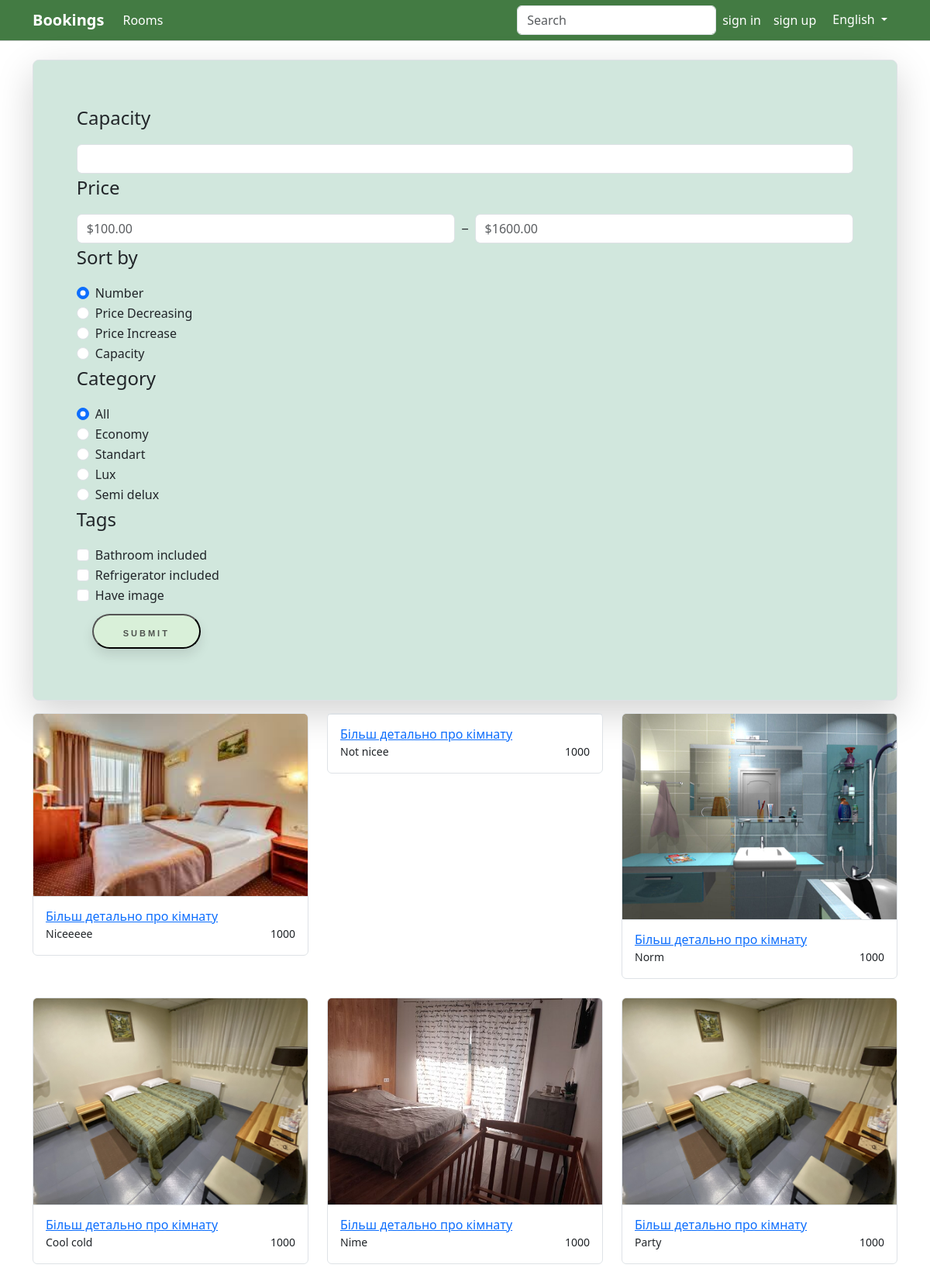
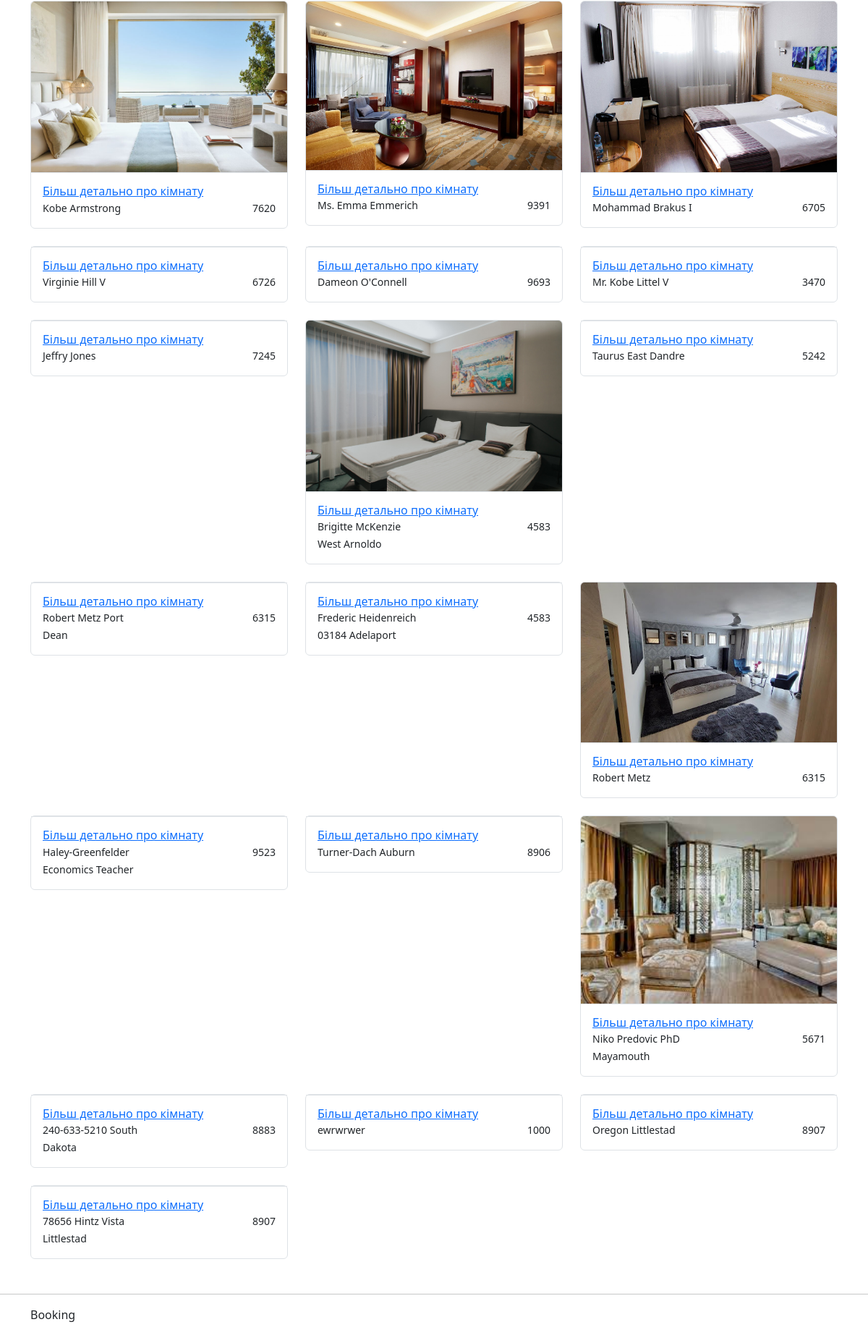
/rooms/, run on the app's committed database (2 pictures, top to bottom).
### book/models.py (models this page shows, shortened)
class Room(models.Model):
    number=models.IntegerField()
    capacity=models.IntegerField()
    price=models.IntegerField()
    location=models.TextField()
    description=models.TextField()
    image=models.CharField(max_length=100, blank=True)
    tags = models.ManyToManyField(Tag, blank=True)
    class Meta:
        ordering=['number']
        verbose_name='Room'
        verbose_name_plural='Rooms'

### book/views.py (the view, shortened to what this page needs)
# urls.py: path('rooms/', views.get_rooms_list, name='rooms'),
def get_rooms_list(request):
    rooms = models.Room.objects.filter(**{key: int(value) for key, value in request.GET.items()
                                          if value!='' and
                                          key in ['price__gt', 'price__lt', 'capacity']}).filter(
                                       **{'tags__name':value for key, value in request.GET.items()
                                          if key == 'category' and value != 'all'})
    tags = [tag for tag in request.GET.keys() if tag in ['Bathroom_included', 'Refrigerator_included', 'Image']]
    if tags != []:
        for tag in tags:
            rooms = rooms.filter(tags__name=tag)
    last_form = dict(request.GET.items())
    for room in rooms:
        try:
            booking = models.Booking.objects.get(room=room)
            room.priore = "busy" if booking.end_time > timezone.now() > booking.start_time else "free"
        except:
            room.priore = "free"
    context = {
        'rooms': rooms,
        'language': get_list_language(request.session.get('language')),
        'last_form': last_form
    }
    return render(request, 'book/rooms_list.html', context)

### booking_sys/language.py (called while the page is built)
def get_list_language(language: str) -> dict:
    if language == 'ukrainian':
        return UKRAINIAN
    elif language == 'russian':
        return RUSSIAN
    else:
        return ENGLISH

### templates/book/rooms_list.html
{% extends "base.html" %}
{% block body %}
{% load static %}
<div class="row">
{% if not 'Mobile' in request.META.HTTP_USER_AGENT %}
    <div class="col-2-special">
{% else %}
    <div>
{% endif %}
        <div style="padding: 5%" class=" card border mb-3 rounded-3 container-success overflow-hidden shadow-lg">
            <form method="GET" action="{% url 'rooms' %}">
                <p class="fs-4">{{ language.capacity }}</p>
                <input type="text" id="capacity" name="capacity" class="form-control">
                <p class="fs-4">{{ language.price }}</p>
                <div class="d-flex align-items-center">
                    <input type="number" class="form-control form-control-xs" placeholder="$100.00" min="10" max="999999" value="{% if last_form.price__gt %}{{last_form.price__gt}}{% endif %}" id="price__gt" name="price__gt" >
                    <div class="text-gray-350 mx-2">‒</div>
                    <input type="number" class="form-control form-control-xs" placeholder="$1600.00" min="50" max="999999" value="{% if last_form.price__lt %}{{last_form.price__lt}}{% endif %}" id="price__lt" name="price__lt">
                  </div>
                <p class="fs-4">{{ language.sortby }}</p>
                <div class="form-check">
                    <input class="form-check-input" type="radio" name="sort_by" value="number" id="numberRadio" checked>
                    <label class="form-check-label" for="numberRadio">{{ language.number }}</label>
                </div>
                <div class="form-check">
                    <input class="form-check-input" type="radio" name="sort_by" value="price_decreasing" id="price_decreasingRadio" {% if last_form.sort_by == 'price_decreasing' %}checked{% endif %}>
                    <label class="form-check-label" for="price_decreasingRadio">{{ language.pricedecreasing }}</label>
                </div>
                <div class="form-check">
                    <input class="form-check-input" type="radio" name="sort_by" value="price_increase" id="price_increaseRadio" {% if last_form.sort_by == 'price_increase' %}checked{% endif %}>
                    <label class="form-check-label" for="price_increaseRadio">{{ language.priceincrease }}</label>
                </div>
                <div class="form-check">
                    <input class="form-check-input" type="radio" name="sort_by" value="capacity" id="capacityRadio" {% if last_form.sort_by == 'capacity' %}checked{% endif %}>
                    <label class="form-check-label" for="capacityRadio">{{ language.capacity }}</label>
                </div>
                <p class="fs-4">{{ language.category }}</p>
                <div class="form-check">
                    <input class="form-check-input" type="radio" name="category" value="all" id="allRadio" checked>
                    <label class="form-check-label" for="allRadio">{{ language.all }}</label>
                </div>
                <div class="form-check">
                    <input class="form-check-input" type="radio" name="category" value="Economy" id="economyRadio" {% if last_form.category == 'Economy' %}checked{% endif %}>
                    <label class="form-check-label" for="economyRadio">{{ language.economy }}</label>
                </div>
                <div class="form-check">
                    <input class="form-check-input" type="radio" name="category" value="Standart" id="standartRadio" {% if last_form.category == 'Standart' %}checked{% endif %}>
                    <label class="form-check-label" for="standartRadio">{{ language.standart }}</label>
                </div>
                <div class="form-check">
                    <input class="form-check-input" type="radio" name="category" value="Lux" id="luxRadio" {% if last_form.category == 'Lux' %}checked{% endif %}>
                    <label class="form-check-label" for="luxRadio">{{ language.lux }}</label>
                </div>
                <div class="form-check">
                    <input class="form-check-input" type="radio" name="category" value="Semi delux" id="semideluxRadio" {% if last_form.category == 'Semi delux' %}checked{% endif %}>
                    <label class="form-check-label" for="semideluxRadio">{{ language.semidelux }}</label>
                </div>
                <p class="fs-4">{{ language.tags }}</p>
                <div class="form-check">
                    <input class="form-check-input" name="Bathroom_included" type="checkbox" id="BathroomChecked" {% if last_form.Bathroom_included %}checked{% endif %}>
                    <label class="form-check-label" for="BathroomChecked">{{ language.bathroom_tag }}</label>
                </div>
                <div class="form-check">
                    <input class="form-check-input" name="Refrigerator_included" type="checkbox" id="RefrigeratorChecked" {% if last_form.Refrigerator_included %}checked{% endif %}>
                    <label class="form-check-label" for="RefrigeratorChecked">{{ language.refrigerator_tag }}</label>
                </div>
                <div class="form-check">
                    <input class="form-check-input" name="Image" type="checkbox" id="ImageChecked" {% if last_form.Image %}checked{% endif %}>
                    <label class="form-check-label" for="ImageChecked">{{ language.image_tag }}</label>
                </div>
                <button type="submit" class="floating-button">{{ language.submit }}</button>
            </form>
        </div>
    </div>
    <div class="col">
        <div class="row g-4 g-xl-7 demo-grid">
            {% for room in rooms %}
                <div class="col-sm-6 col-lg-4 col-xxl-3 demo-grid-item">
                    <div class="card card-hover-shadow border">
                        <img src="{% static 'img/'|add:room.image %}" class="card-img-top" alt="">
                        <div class="card-body border-top">
                            <h6 class="mb-0"><a href="{% url 'room_detail' room.number %}" class="stretched-link">Більш детально про кімнату</a></h6>
                            <div class="row">
                                <div style="margin: auto;" class="col">
                                    <small>{{ room.description }}</small>
                                </div>
                                <div class="col text-end">
                                    <small>{{ room.price }}</small>
                                </div>
                            </div>
                        </div>
                    </div>
                </div>
            {% endfor %}
        </div>
    </div>
</div>
{% endblock %}

### templates/base.html (shortened to what this page needs)
<!DOCTYPE html>
<html lang="en">
<head>
    {% load static %}
    <link href="https://cdn.jsdelivr.net/npm/bootstrap@5.3.0-alpha1/dist/css/bootstrap.min.css" rel="stylesheet">
    <link rel="stylesheet" href="{% static 'css/style.css' %}">
</head>
<body data-bs-theme="light">
    <header>
        <nav style="background-color:rgba(67, 123, 67, 1); padding: .5%" data-bs-theme="dark" class="navbar navbar-expand-lg navbar-light">
            <div class="container">
                <a class="navbar-brand" href="/"><b>Bookings</b></a>
                <div class="collapse navbar-collapse">
                    <ul class="navbar-nav mr-auto order-1">
                        <li class="nav-item">
                            <a style="color: white" class="nav-link text-large" href="/rooms/">{{ language.rooms }}</a>
                        </li>
                    </ul>
                </div>
                <form class="form-inline form-navbar my-2 my-lg-0 order-2" method="POST" action="{% url 'room_detail_form' %}">
                        <input data-bs-theme="light" class="form-control" id="room_number" name="room_number" type="text" placeholder="{{ language.search }}">
                </form>
                <div class="d-none d-lg-flex ml-2 order-3">
                    <ul class="navbar-nav">
                        {% if not request.user.is_authenticated %}
                        <li class="nav-item"><a style="color: white" class="nav-link" href="{% url 'login' %}">{{ language.signin }}</a></li>
                        <li class="nav-item"><a style="color: white" class="nav-link" href="{% url 'register' %}">{{ language.signup }}</a></li>
                        {% else %}
                        <div class="navbar-nav">
                            <a style="color: white" class="nav-link" href="{% url 'profile' %}">{{ user.username }}</a>
                            <a style="color: white" class="nav-link" href="{% url 'logout' %}" onclick='return confirm("You sure?")'>{{ language.logout }}</a>
                        </div>
                        {% endif %}
                    <div class="dropdown">
                        <button style="color: white;" class="btn dropdown-toggle" type="button" data-bs-toggle="dropdown" aria-expanded="false">
                        {{ language.current_lang }}
                        </button>
                    </div>
            </div>
        </nav>
        <hr style="margin: 0">
    </header>
    <br>
    <main class="container-md site-main main">
        {% block body %}
        {% endblock %}
    </main>
    <footer class="mt-5">
        <hr>
        <div class="container">
            <p>Booking</p>
        </div>
    </footer>
</body>
</html>

### static/css/style.css (style rules this page uses)
.floating-button { text-decoration: none; display: inline-block; width: 140px; height: 45px; line-height: 45px; border-radius: 45px; margin: 10px 20px; font-family: 'Montserrat', sans-serif; font-size: 11px; text-transform: uppercase; text-align: center; letter-spacing: 3px; font-weight: 600; color: #4e524e; background: rgb(217, 240, 217); box-shadow: 0 8px 15px rgba(0, 0, 0, .1); transition: .3s; }
.container-success { background-color: rgb(209, 231, 221, 1); }

### data on the page
Room: image (picture), description "Niceeeee", price "1000"
Room: description "Not nicee", price "1000"
Room: image (picture), description "Norm", price "1000"
Room: image (picture), description "Cool cold", price "1000"
Room: image (picture), description "Nime", price "1000"
Room: image (picture), description "Party", price "1000"
Room: image (picture), description "Kobe Armstrong", price "7620"
Room: image (picture), description "Ms. Emma Emmerich", price "9391"
Room: image (picture), description "Mohammad Brakus I", price "6705"
Room: description "Virginie Hill V", price "6726"
Room: description "Dameon O'Connell", price "9693"
Room: description "Mr. Kobe Littel V", price "3470"
Room: description "Jeffry Jones", price "7245"
Room: image (picture), description "Brigitte McKenzie West Arnoldo", price "4583"
Room: description "Taurus East Dandre", price "5242"
Room: description "Robert Metz Port Dean", price "6315"
Room: description "Frederic Heidenreich 03184 Adelaport", price "4583"
Room: image (picture), description "Robert Metz", price "6315"
Room: description "Haley-Greenfelder Economics Teacher", price "9523"
Room: description "Turner-Dach Auburn", price "8906"
Room: image (picture), description "Niko Predovic PhD Mayamouth", price "5671"
Room: description "240-633-5210 South Dakota", price "8883"
Room: description "ewrwrwer", price "1000"
Room: description "Oregon Littlestad", price "8907"
Room: description "78656 Hintz Vista Littlestad", price "8907"

### other printed values
{{ language.rooms }} "Rooms"
{{ language.signin }} "sign in"
{{ language.signup }} "sign up"
{{ language.current_lang }} "English"
{{ language.capacity }} "Capacity"
{{ language.price }} "Price"
{{ language.sortby }} "Sort by"
{{ language.number }} "Number"
{{ language.pricedecreasing }} "Price Decreasing"
{{ language.priceincrease }} "Price Increase"
{{ language.category }} "Category"
{{ language.all }} "All"
{{ language.economy }} "Economy"
{{ language.standart }} "Standart"
{{ language.lux }} "Lux"
